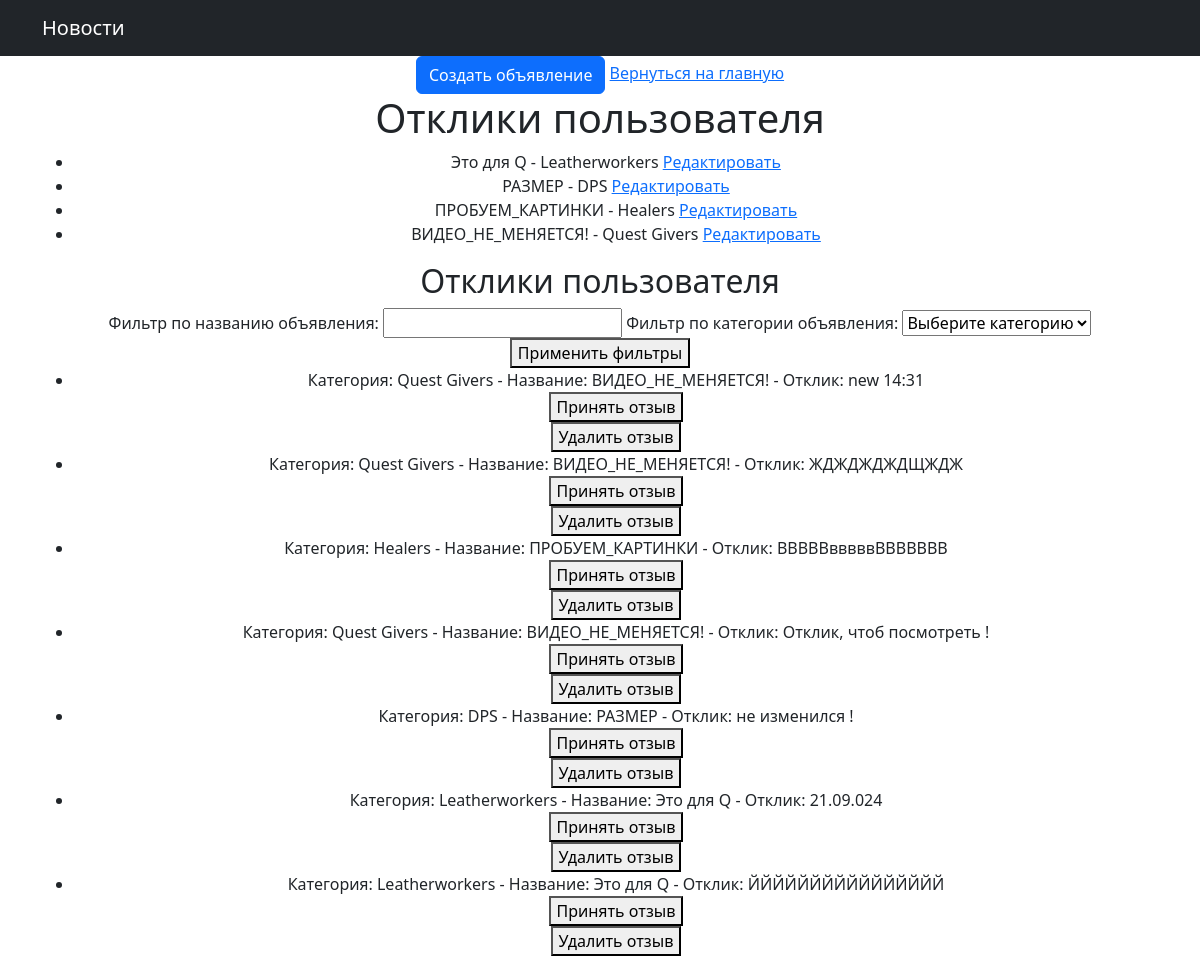
/user/responses/ (signed in), run on an earlier commit of the app's database.
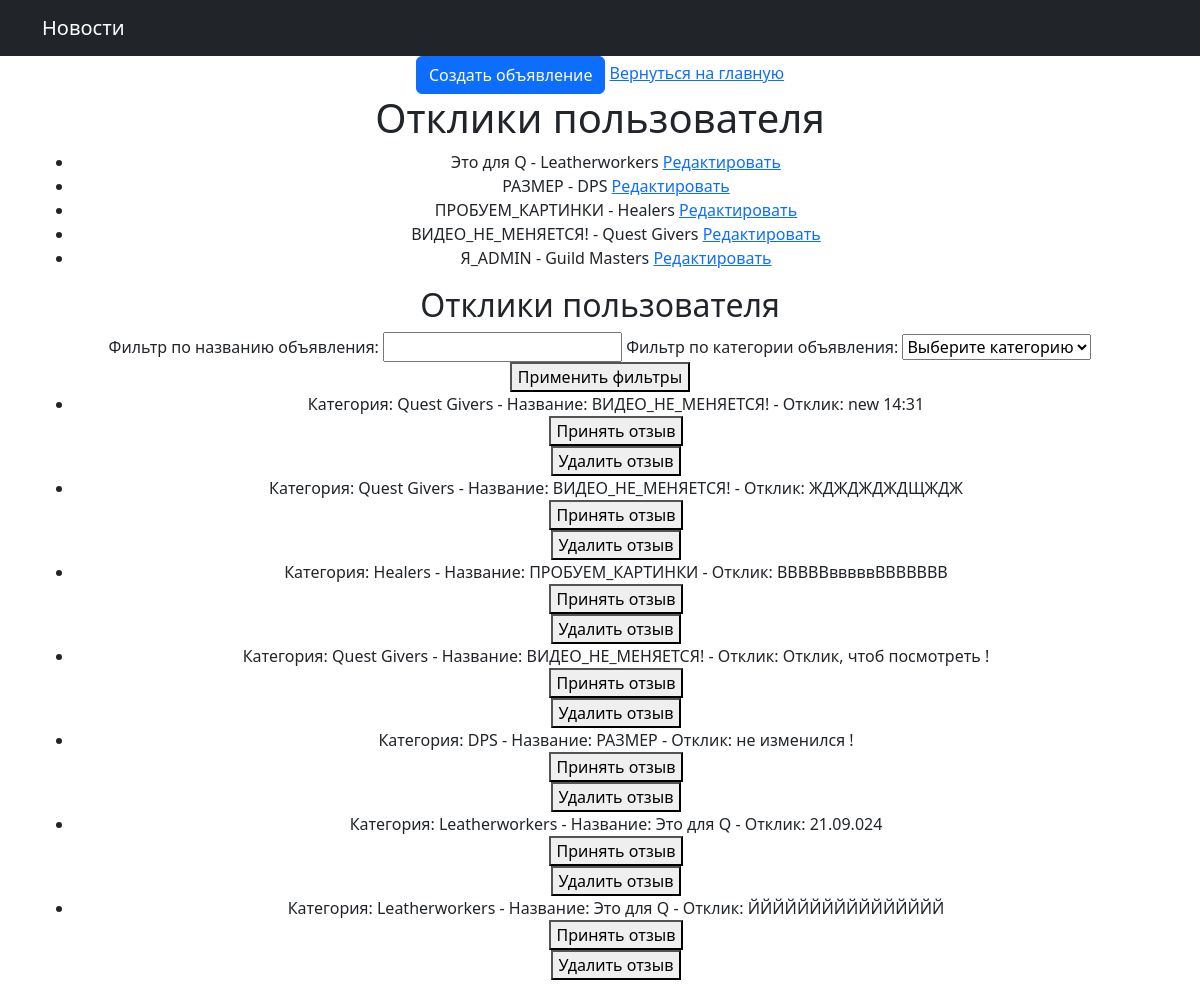
And on a later commit of the database.
### chat/models.py (models this page shows, shortened)
class Advertisement(models.Model):
    user = models.ForeignKey(settings.AUTH_USER_MODEL, on_delete=models.CASCADE)
    title = models.CharField(max_length=100)
    text = models.TextField()
    image = models.ImageField(upload_to='images/', blank=True, null=True)
    video = models.FileField(upload_to='videos/', blank=True, null=True)
    content = RichTextField()
    category_choices = [
        ('Tanks', 'Танки'),
        ('Healers', 'Хилы'),
        ('DPS', 'ДД'),
        ('Traders', 'Торговцы'),
        ('Guild Masters', 'Гилдмастеры'),
        ('Quest Givers', 'Квестгиверы'),
        ('Blacksmiths', 'Кузнецы'),
        ('Leatherworkers', 'Кожевники'),
        ('Alchemists', 'Зельевары'),
        ('Spellcasters', 'Мастера заклинаний'),
    ]
    category = models.CharField(max_length=20, choices=category_choices)

class Response(models.Model):
    objects = models.Manager()
    advertisement = models.ForeignKey(Advertisement, on_delete=models.CASCADE, related_name='responses')
    user = models.ForeignKey(settings.AUTH_USER_MODEL, on_delete=models.CASCADE)
    content = models.TextField()
    accepted = models.BooleanField(default=False)
    visible_to_all = models.BooleanField(default=False)

### chat/views.py (the view)
# urls.py: path('user/responses/', views.user_responses, name='user_responses'),
def user_responses(request, advertisement_id=None):
    form = AdvertisementForm()
    user_id = request.user.id
    user_advertisements = Advertisement.objects.filter(user_id=user_id)
    user_responses = models.Response.objects.filter(advertisement__in=user_advertisements)
    title = request.GET.get('title')
    category = request.GET.get('category')
    if title:
        user_responses = user_responses.filter(advertisement__title__icontains=title)
    if category:
        user_responses = user_responses.filter(advertisement__category=category)
    if advertisement_id:
        user_responses = user_responses.filter(advertisement_id=advertisement_id)
    user_responses = user_responses.order_by('-id')
    return render(request, 'private.html',
                  {'form': form, 'user_responses': user_responses, 'user_advertisements': user_advertisements})

### chat/forms.py
class AdvertisementForm(forms.ModelForm):
    class Meta:
        model = Advertisement
        fields = ['title', 'text', 'category', 'image']

### chat/templates/private.html (shortened to what this page needs)
{% extends "default_1.html" %}
{% block content %}
<a href="{% url 'advertisement_create' %}" class="btn btn-primary">Создать объявление</a>
<a href="{% url 'home' %}">Вернуться на главную</a>
<h1>Отклики пользователя</h1>
<ul>
    {% for advertisement in user_advertisements %}
        <li>
            {{ advertisement.title }} - {{ advertisement.category }}
            <a href="{% url 'advertisement_update' pk=advertisement.id %}">Редактировать</a>
        </li>
    {% empty %}
        <li>У вас пока нет объявлений. <a href="{% url 'advertisement_create' %}">Создать объявление</a></li>
    {% endfor %}
</ul>
<h2>Отклики пользователя</h2>
<form method="GET">
    <label for="title">Фильтр по названию объявления:</label>
    <input type="text" name="title" id="title" value="{{ request.GET.title }}">
    <label for="category">Фильтр по категории объявления:</label>
    <select name="category" id="category">
        <option value="">Выберите категорию</option>
    </select>
    <button type="submit">Применить фильтры</button>
</form>
<ul>
    {% for response in user_responses %}
        <li>
            Категория: {{ response.advertisement.category }} - Название: {{ response.advertisement.title }} - Отклик: {{ response.content }}
            <form action="{% url 'accept_response' response_id=response.id %}" method="post">
                <button type="submit">Принять отзыв</button>
            </form>
            <form action="{% url 'delete_response' response_id=response.id %}" method="post">
                <button type="submit">Удалить отзыв</button>
            </form>
        </li>
    {% empty %}
        <li>Нет откликов на ваши объявления</li>
    {% endfor %}
</ul>
{% endblock %}

What changed in the data, as far as the page shows it:
added Advertisement: title "Я_ADMIN", category "Guild Masters"
